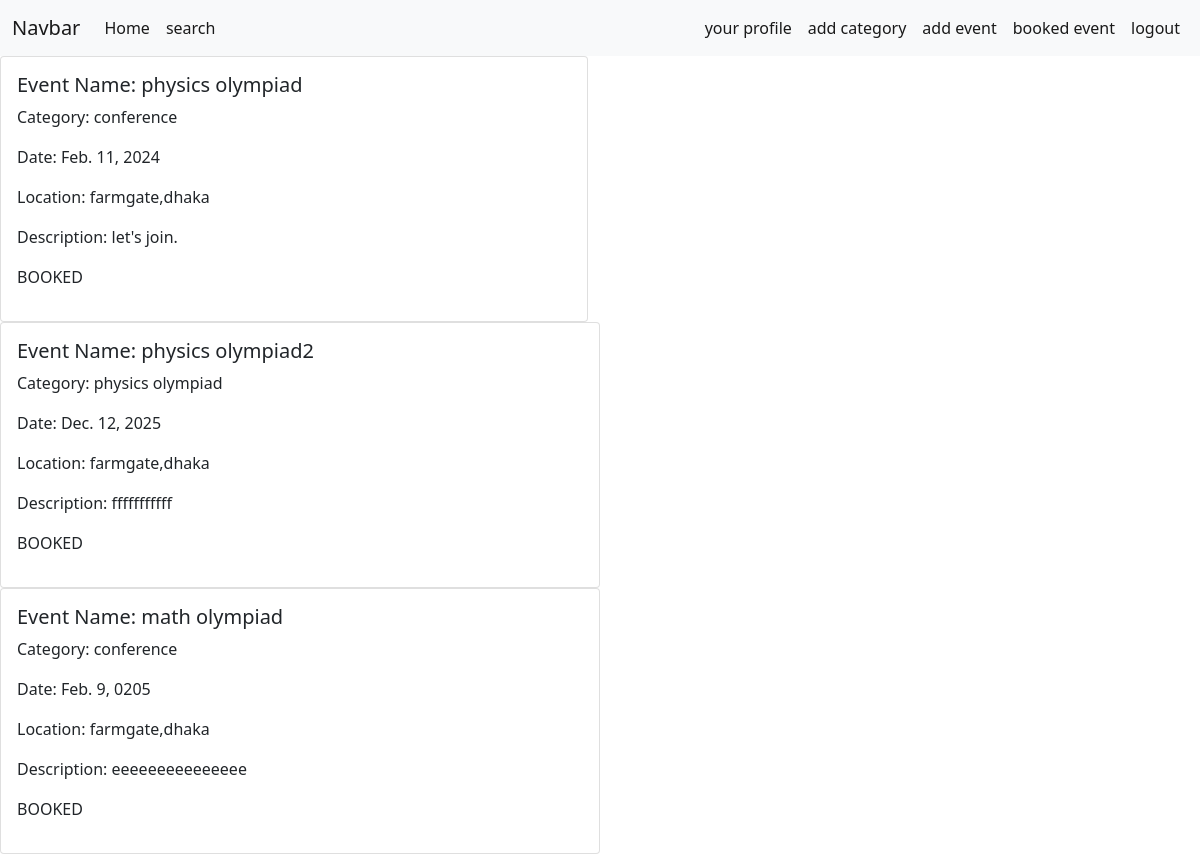
Screenshot of / (signed in) with the database file from the repository.
### events/models.py (models this page shows, shortened)
class Event(models.Model):
    name = models.CharField(max_length=30)
    category = models.ForeignKey(Category,on_delete=models.CASCADE,blank=True,null=True)
    date= models.DateField(null=True,blank=True)
    location = models.CharField(max_length=50)
    description = models.TextField(max_length=200)

### categories/models.py (models this page shows, shortened)
class Category(models.Model):
    name = models.CharField(max_length=30)

### event_project/views.py (the view)
# urls.py: path('', views.home,name="homepage"),
def home(request):
    data = Event.objects.all()
    return render(request,'home.html',{'data':data})

### templates/home.html (shortened to what this page needs)
{% extends 'index.html' %}
{% block content %}
<div class="row">
    {% for event in data %}
    <div class="col-sm-6">
      <div class="card">
        <div class="card-body">
          <h5 class="card-title">Event Name: {{ event.name }}</h5>
          <p class="card-text">Category: {{ event.category.name }}</p>
          <p class="card-text">Date: {{ event.date }}</p>
          <p class="card-text">Location: {{ event.location }}</p>
          <p class="card-text">Description: {{ event.description }}</p>
          {% if request.user.is_authenticated %}
          <p>BOOKED</p>
          {% else %}
          <p> NOT BOOKED</p>
          {% endif %}
        </div>
      </div>
    </div>
    </div>
  {% endfor %}
{% endblock %}

### rows the page displays
Event: name "physics olympiad", category.name "conference", date "Feb. 11, 2024", location "farmgate,dhaka", description "let's join."
Event: name "physics olympiad2", category.name "physics olympiad", date "Dec. 12, 2025", location "farmgate,dhaka", description "fffffffffff"
Event: name "math olympiad", category.name "conference", date "Feb. 9, 0205", location "farmgate,dhaka", description "eeeeeeeeeeeeeee"
